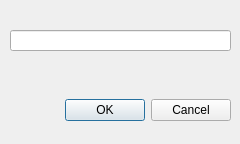
<?xml version="1.0" encoding="UTF-8"?>
<ui version="4.0">
 <class>CreateDirDialog</class>
 <widget class="QDialog" name="CreateDirDialog">
  <property name="windowModality">
   <enum>Qt::NonModal</enum>
  </property>
  <property name="geometry">
   <rect>
    <x>0</x>
    <y>0</y>
    <width>240</width>
    <height>144</height>
   </rect>
  </property>
  <property name="windowTitle">
   <string>Dialog</string>
  </property>
  <property name="modal">
   <bool>false</bool>
  </property>
  <widget class="QDialogButtonBox" name="buttonBox">
   <property name="geometry">
    <rect>
     <x>10</x>
     <y>90</y>
     <width>221</width>
     <height>41</height>
    </rect>
   </property>
   <property name="orientation">
    <enum>Qt::Horizontal</enum>
   </property>
   <property name="standardButtons">
    <set>QDialogButtonBox::Cancel|QDialogButtonBox::Ok</set>
   </property>
  </widget>
  <widget class="QLineEdit" name="lineEdit">
   <property name="geometry">
    <rect>
     <x>10</x>
     <y>30</y>
     <width>221</width>
     <height>21</height>
    </rect>
   </property>
  </widget>
 </widget>
 <resources/>
 <connections>
  <connection>
   <sender>buttonBox</sender>
   <signal>accepted()</signal>
   <receiver>CreateDirDialog</receiver>
   <slot>accept()</slot>
   <hints>
    <hint type="sourcelabel">
     <x>230</x>
     <y>90</y>
    </hint>
    <hint type="destinationlabel">
     <x>157</x>
     <y>143</y>
    </hint>
   </hints>
  </connection>
  <connection>
   <sender>buttonBox</sender>
   <signal>rejected()</signal>
   <receiver>CreateDirDialog</receiver>
   <slot>reject()</slot>
   <hints>
    <hint type="sourcelabel">
     <x>230</x>
     <y>90</y>
    </hint>
    <hint type="destinationlabel">
     <x>239</x>
     <y>143</y>
    </hint>
   </hints>
  </connection>
 </connections>
</ui>
